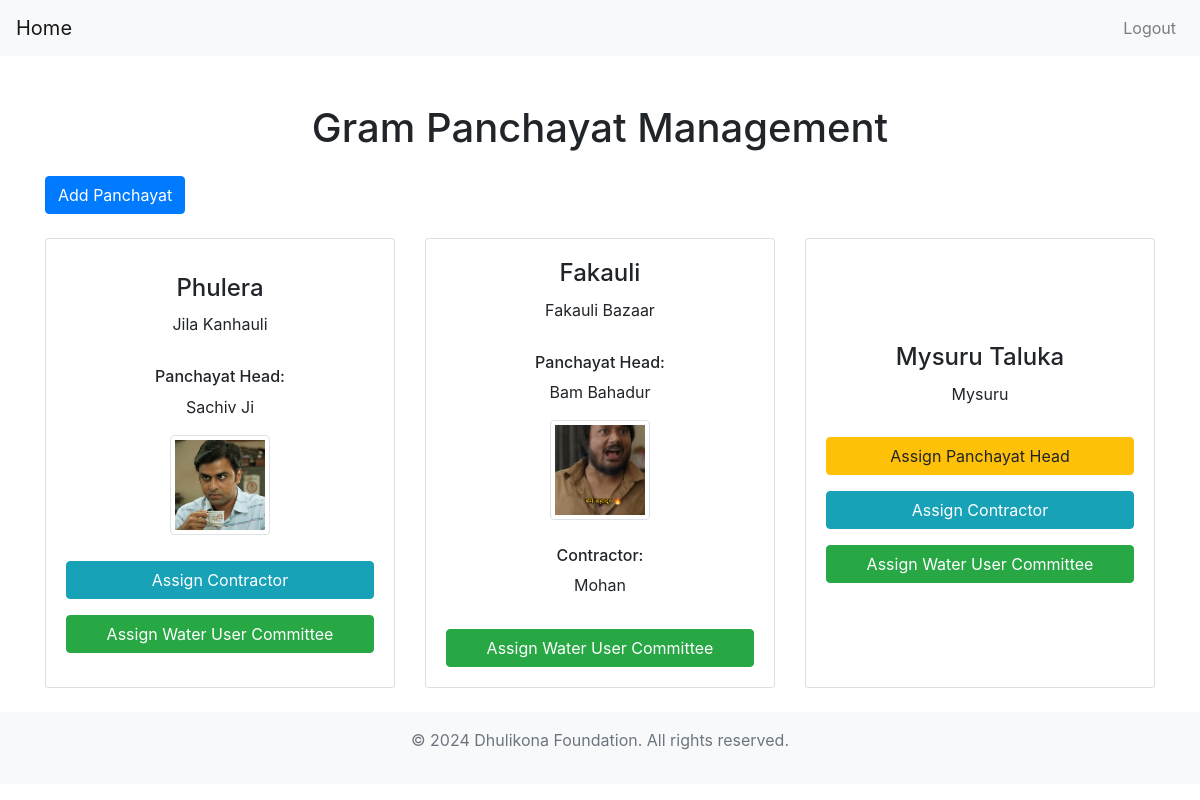
The page /gram-panchayat-management/ (signed in) on the database as committed earlier.
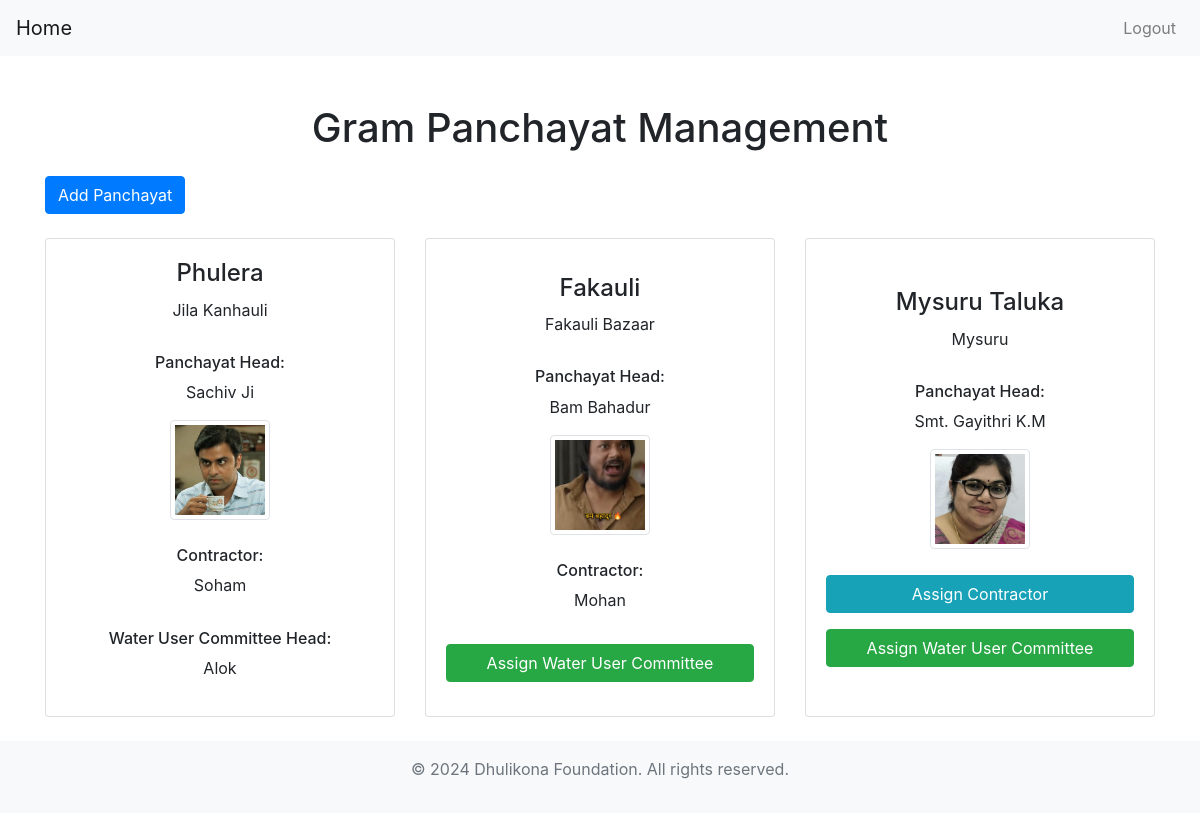
The same page on the database as committed later.
### water_management/models.py (models this page shows, shortened)
class GramPanchayat(models.Model):
    panchayat_name = models.CharField(max_length=100)
    panchayat_address = models.CharField(max_length=100)
    panchayat_head = models.ForeignKey(Person, related_name="panchayathead", on_delete=models.SET_NULL, null=True, blank=True)
    contractor = models.ForeignKey(Contractor, related_name="contractor_assigned_panchayats", on_delete=models.SET_NULL, null=True, blank=True)

class Person(models.Model):
    ROLE_CHOICES = [
        ('panchayathead', 'Panchayat Head'),
        ('consumer', 'Consumer'),
        ('contractor', 'Contractor'),
        ('watercommitteehead', 'Water Committee Head'),
        ('pumpoperator', 'Pump Operator'),
    ]
    person_name = models.CharField(max_length=100)
    aadhaar = models.CharField(max_length=16)
    contact = models.CharField(max_length=15)
    address = models.CharField(max_length=100)
    photo = models.ImageField(upload_to="profile_image", blank=True)
    person_role = models.CharField(max_length=20, choices=ROLE_CHOICES, default="consumer")
    password = models.CharField(max_length=128)  # Password field, will be hashed
    is_enabled = models.BooleanField(default=True)
    gram_panchayat = models.ForeignKey('GramPanchayat', related_name='residents', on_delete=models.SET_NULL, null=True, blank=True)
    due_days=models.IntegerField(default=0)
    enable_date = models.DateTimeField(default=timezone.now)

class Contractor(models.Model):
    contractor_detail = models.ForeignKey(Person, related_name="contractor_person", on_delete=models.CASCADE)

class WaterUserCommittee(models.Model):
    committee_name = models.CharField(max_length=100)
    committee_head = models.ForeignKey(Person, related_name="watercommitteehead", on_delete=models.SET_NULL, null=True, blank=True)
    committee_panchayat = models.ForeignKey(GramPanchayat, related_name="committeepanchayat", on_delete=models.CASCADE)

### water_management/views.py (the view)
# urls.py: path('gram-panchayat-management/', gram_panchayat_management, name='gram_panchayat_management'),
@login_required(login_url="portal/login/")
def gram_panchayat_management(request):
    panchayats = GramPanchayat.objects.all()
    context = {
        'panchayats': panchayats
    }
    return render(request, 'gram_panchayat_management.html', context)

### water_management/templates/gram_panchayat_management.html (shortened to what this page needs)
<!DOCTYPE html>
<html lang="en">
<head>
    <link href="https://stackpath.bootstrapcdn.com/bootstrap/4.5.2/css/bootstrap.min.css" rel="stylesheet">
</head>
<body>
    <nav class="navbar navbar-expand-lg navbar-light bg-light">
        <a class="navbar-brand" href="{% url 'homepage' %}">Home</a>
        <div class="collapse navbar-collapse" id="navbarNav">
            <ul class="navbar-nav ml-auto">
                <li class="nav-item">
                    <a class="nav-link" href="{% url 'logoutuser' %}">Logout</a>
                </li>
            </ul>
        </div>
    </nav>
    <div class="container mt-5">
        <h1 class="text-center mb-4">Gram Panchayat Management</h1>
        <div class="row mb-4">
            <div class="col-12">
                <a href="{% url 'add_panchayat' %}" class="btn btn-primary">Add Panchayat</a>
            </div>
        </div>
        <div class="row">
            {% for panchayat in panchayats %}
            <div class="col-md-4 mb-4">
                <div class="card">
                    <div class="card-body">
                        <h5 class="card-title">{{ panchayat.panchayat_name }}</h5>
                        <p class="card-text">{{ panchayat.panchayat_address }}</p>
                        {% if panchayat.panchayat_head %}
                            <h6 class="mt-3 mb-2">Panchayat Head:</h6>
                            <p>{{ panchayat.panchayat_head.person_name }}</p>
                            <img src="{{ panchayat.panchayat_head.photo.url }}" alt="{{ panchayat.panchayat_head.person_name }}" class="img-thumbnail">
                        {% else %}
                            <a href="{% url 'assign_panchayat_head' panchayat.id %}" class="btn btn-warning btn-action mt-3">Assign Panchayat Head</a>
                        {% endif %}
                        {% if panchayat.contractor %}
                            <h6 class="mt-3 mb-2">Contractor:</h6>
                            <p>{{ panchayat.contractor.contractor_detail.person_name }}</p>
                        {% else %}
                            <a href="{% url 'assign_contractor' panchayat.id %}" class="btn btn-info btn-action mt-3">Assign Contractor</a>
                        {% endif %}
                        {% if panchayat.committeepanchayat.all %}
                            <h6 class="mt-3 mb-2">Water User Committee Head:</h6>
                            <p>{{ panchayat.committeepanchayat.first.committee_head.person_name }}</p>
                        {% else %}
                            <a href="{% url 'assign_water_user_committee' panchayat.id %}" class="btn btn-success btn-action mt-3">Assign Water User Committee</a>
                        {% endif %}
                    </div>
                </div>
            </div>
            {% endfor %}
        </div>
    </div>
    <footer class="bg-light text-center text-lg-start mt-auto py-3">
        <div class="container">
            <p class="text-muted">&copy; 2024 Dhulikona Foundation. All rights reserved.</p>
        </div>
    </footer>
</body>
</html>

### water_management/templates/gram_panchayat_management.html (style rules this page uses)
.card { height: 100%; }
.card-body { display: flex; flex-direction: column; align-items: center; justify-content: center; }
.card-title { font-size: 1.5rem; margin-bottom: 10px; }
.card-text { text-align: center; margin-bottom: 15px; }
.img-thumbnail { width: 100px; height: 100px; object-fit: cover; margin-bottom: 10px; }
.btn-action { width: 100%; margin-top: auto; }

Rows that differ between the two databases and show on the page:
changed GramPanchayat "Phulera": contractor.contractor_detail.person_name (not shown) → "Soham"; committeepanchayat.first.committee_head.person_name (not shown) → "Alok"; contractor_id "Assign Contractor" → "Contractor:"; text "Assign Water User Committee" → "Water User Committee Head:"
changed GramPanchayat "Mysuru Taluka": panchayat_head.person_name (not shown) → "Smt. Gayithri K.M"; panchayat_head.photo: picture added; panchayat_head_id "Assign Panchayat Head" → "Panchayat Head:"
